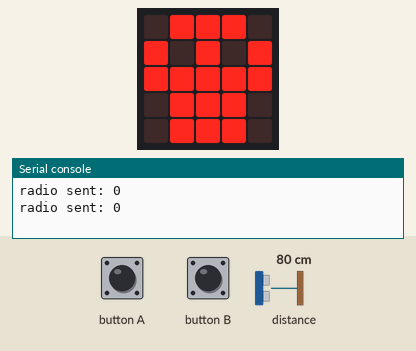
Simulated run of this program. Board: BBC micro:bit (MakeCode). On the bench: the board's 5×5 LED display, the last lines printed to the serial console. The inputs (shaded band) are chosen by the test bench; at power-on: distance to the obstacle 80 cm. No radio messages arrive unless stated (any console line starting 'radio sent:' is added by the test bench).

Above: at 1.2 s.
1.3 s: distance to the obstacle set to 6 cm
2.8 s: distance to the obstacle set to 3 cm
At 4.4 s:
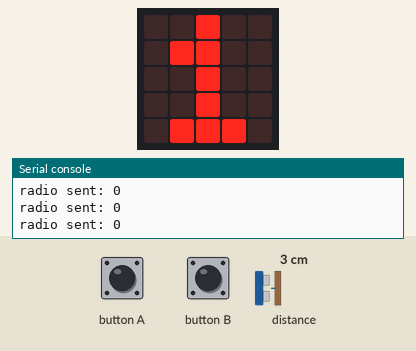
4.7 s: button B pressed for 0.15 s
At 6.2 s:
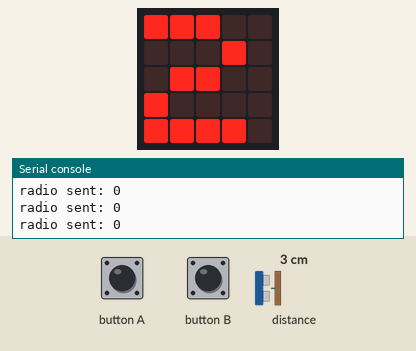
6.7 s: button B pressed for 0.15 s
At 7.9 s:
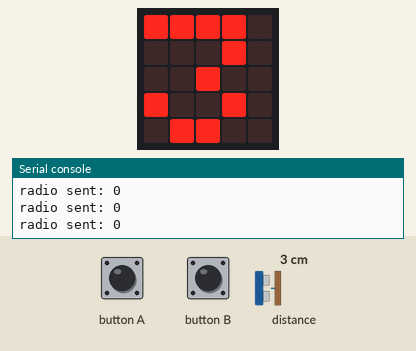
8.6 s: distance to the obstacle set to 9 cm
At 9.7 s:
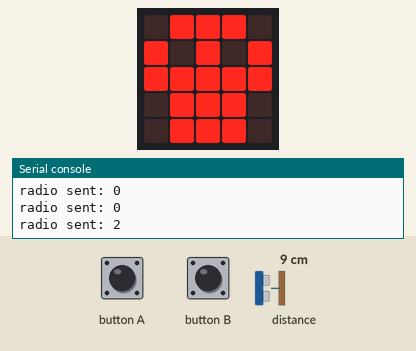
10.6 s: distance to the obstacle set to 2 cm
At 11.3 s:
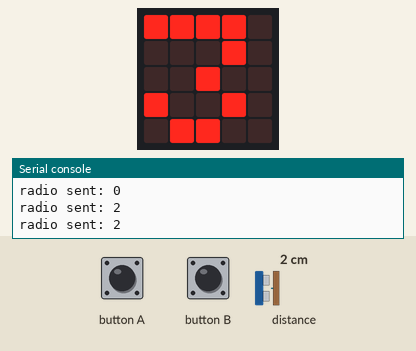
Timing chart, 0 to 13.2 s (numbered marks = the images above; inputs shaded):
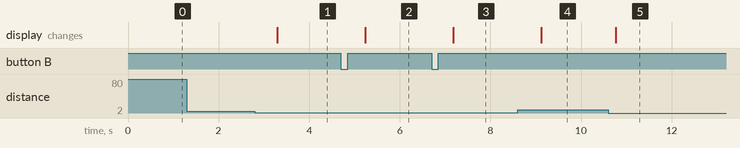

The program:

main.ts
```typescript
input.onButtonPressed(Button.A, function () {
    adresse = Math.max(0, adresse - 1)
    basic.pause(500)
})
input.onButtonPressed(Button.B, function () {
    adresse = Math.min(24, adresse + 1)
    basic.pause(500)
})
let adresse = 0
radio.setGroup(43)
adresse = 0
basic.forever(function () {
    if (grove.measureInCentimetersV2(DigitalPin.P0) > 4) {
        radio.sendNumber(adresse)
        basic.showIcon(IconNames.Skull)
    } else {
        basic.showString("" + (adresse + 1))
    }
    basic.pause(200)
})
```

test.ts
```typescript
// les tests vont ici ; cela ne sera pas compilé si ce paquet est utilisé en tant qu'extension.
```

Measured:
- the behaviour switches between 5 and 4 cm on distance to the obstacle (found by bisection; images 0 and 1)
- after the input at 2.8 s, the display: changes after 0.50 s (image 1)
- after the input at 4.7 s, the display: changes after 0.54 s (image 2)
- after the input at 6.7 s, the display: changes after 0.48 s (image 3)
- after the input at 8.6 s, the display: changes after 0.52 s (image 4)
- after the input at 10.6 s, the display: changes after 0.17 s (image 5)
